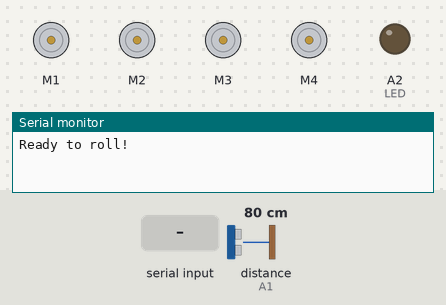
Bench run of a sketch on a simulated Arduino Uno, built with avr-gcc and run on an emulated ATmega328P. Parts: 4 × DC motor (green arrow = forward, orange = backward, longer = faster), output pins drawn as LEDs (lit = HIGH), the last lines printed to the serial monitor. Wiring (inferred from the names in the program): ultrasonic range finder: trigger A0; echo A1. The test bench sets the inputs (shaded band); at power-on: distance to the obstacle (sensor on A1) 80 cm. The echo pulse lasts 58.3 µs per cm; pins used as bus, display or sensor lines are not drawn.

Above: at 1.2 s.
1.3 s: distance to the obstacle (sensor on A1) set to 22 cm
2.8 s: distance to the obstacle (sensor on A1) set to 19 cm
At 4.2 s:
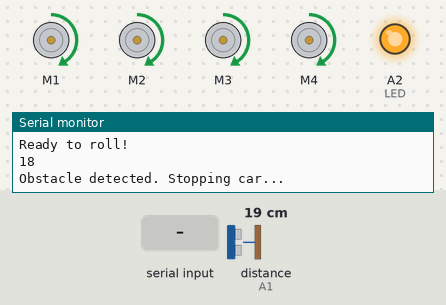
4.5 s: distance to the obstacle (sensor on A1) set to 35 cm
At 5.7 s:
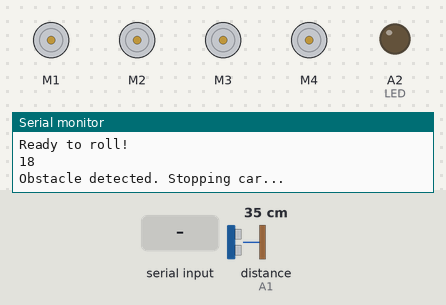
6.0 s: "A" received over Serial
At 7.2 s:
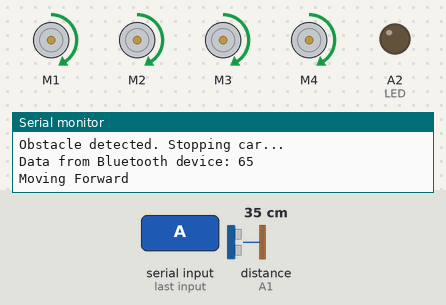
7.5 s: "B" received over Serial
At 8.0 s:
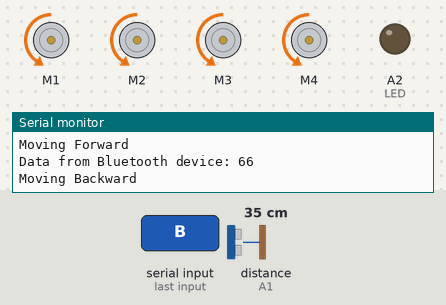
9.0 s: "C" received over Serial
At 9.2 s:
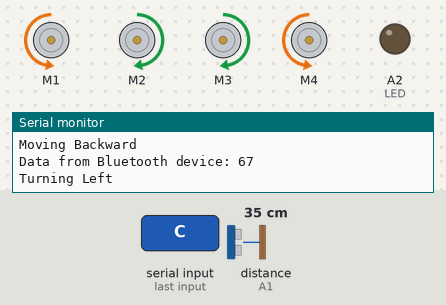
Timing chart, 0 to 11.8 s (numbered marks = the images above; inputs shaded):
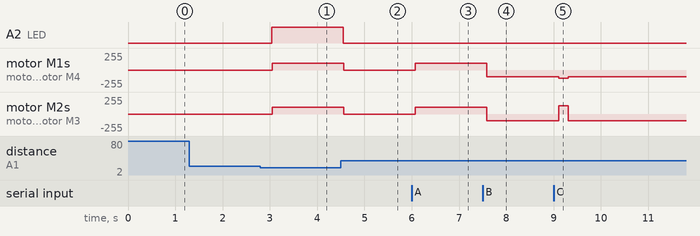

Measured:
- the behaviour switches between 21 and 20 cm on distance to the obstacle (sensor on A1) (found by bisection; images 0 and 1)
- after the input at 1.3 s, every drawn part: stays the same
- after the input at 2.8 s, A2 (LED): LOW → HIGH after 0.24 s; motor M1–4: stopped → forward 102/255 after 0.25 s
- after the input at 4.5 s, A2 (LED): HIGH → LOW after 0.06 s; motor M1–4: forward 102/255 → stopped after 0.06 s
- after the input at 6.0 s, motor M1–4: stopped → forward 102/255 after 0.07 s
- after the input at 7.5 s, motor M1–4: forward 102/255 → backward 102/255 after 0.09 s
- after the input at 9.0 s, motor M1, motor M4: backward 102/255 → backward 127/255 after 0.11 s, → backward 102/255 0.20 s later; motor M2, motor M3: backward 102/255 → forward 127/255 after 0.11 s, → backward 102/255 0.20 s later

The sketch:

car.ino
```cpp
#include <AFMotor.h>

#define DISTANCE_SENSOR_ECHO A1
#define DISTANCE_SENSOR_TRIG A0
#define LED A2
#define MAX_DISTANCE 20
#define CAR_POWER 40   // Set this to any value between 0 - 100
#define BOOST_POWER 10 // Extra power while turning to increase turning angle

AF_DCMotor frontRight(1); // M1
AF_DCMotor frontLeft(2);  // M2
AF_DCMotor rearLeft(3);   // M3
AF_DCMotor rearRight(4);  // M4

int data = 0;
boolean movingForwards = false;
boolean carStopped = false;

void setup()
{
    // put your setup code here, to run once:
    Serial.begin(9600);

    int carSpeed = convertPowerToSpeed(CAR_POWER);
    setCarSpeed(carSpeed);
    stopMoving();

    pinMode(LED, OUTPUT);
    digitalWrite(LED, LOW);
    pinMode(DISTANCE_SENSOR_ECHO, INPUT);
    pinMode(DISTANCE_SENSOR_TRIG, OUTPUT);

    Serial.println("Ready to roll!");
}

void loop()
{
    int distance = measureDistance();
    if (distance >= MAX_DISTANCE)
    {
        digitalWrite(LED, LOW);
        if (Serial.available())
        {
            data = Serial.read();
            Serial.print("Data from Bluetooth device: ");
            Serial.print(data);
            Serial.println();
            switch (data)
            {
            case 'A':
                Serial.println("Moving Forward ");
                moveForward();
                break;
            case 'B':
                Serial.println("Moving Backward");
                moveBackward();
                break;
            case 'C':
                Serial.println("Turning Left");
                turnLeft();
                break;
            case 'D':
                Serial.println("Turning Right");
                turnRight();
                break;
            case 'E':
                Serial.println("Stopping Car");
                stopMoving();
                break;
            default:
                Serial.println("Invalid Input");
            }
        }
    }
    else
    {
        Serial.println(distance);
        Serial.println("Obstacle detected. Stopping car...");
        digitalWrite(LED, HIGH);
        stopMoving();
        while (measureDistance() < MAX_DISTANCE)
        {
            moveForward();
            delay(300);
        }
        digitalWrite(LED, LOW);
        stopMoving();
    }
    delay(250);
}

int convertPowerToSpeed(int power)
{
    return map(power, 0, 100, 0, 255);
}

void setCarSpeed(int speed)
{
    frontRight.setSpeed(speed);
    frontLeft.setSpeed(speed);
    rearLeft.setSpeed(speed);
    rearRight.setSpeed(speed);
}

void stopMoving()
{
    carStopped = true;
    frontRight.run(RELEASE);
    frontLeft.run(RELEASE);
    rearRight.run(RELEASE);
    rearLeft.run(RELEASE);
}

void moveForward()
{
    carStopped = false;
    movingForwards = true;
    frontRight.run(FORWARD);
    frontLeft.run(FORWARD);
    rearRight.run(FORWARD);
    rearLeft.run(FORWARD);
}

void moveBackward()
{
    carStopped = false;
    movingForwards = false;
    frontRight.run(BACKWARD);
    frontLeft.run(BACKWARD);
    rearRight.run(BACKWARD);
    rearLeft.run(BACKWARD);
}

void turnRight()
{
    int boostedCarSpeed = convertPowerToSpeed(CAR_POWER + BOOST_POWER);
    setCarSpeed(boostedCarSpeed);
    if (movingForwards)
    {
        frontLeft.run(FORWARD);
        rearLeft.run(FORWARD);
        frontRight.run(BACKWARD);
        rearRight.run(BACKWARD);
    }
    else
    {
        frontLeft.run(BACKWARD);
        rearLeft.run(BACKWARD);
        frontRight.run(FORWARD);
        rearRight.run(FORWARD);
    }

    delay(200);

    int carSpeed = convertPowerToSpeed(CAR_POWER);
    setCarSpeed(carSpeed);
    if (!carStopped)
    {
        if (movingForwards)
        {
            moveForward();
        }
        else
        {
            moveBackward();
        }
    }
    else
    {
        stopMoving();
    }
}

void turnLeft()
{
    int boostedCarSpeed = convertPowerToSpeed(CAR_POWER + BOOST_POWER);
    setCarSpeed(boostedCarSpeed);

    if (movingForwards)
    {
        frontRight.run(FORWARD);
        rearRight.run(FORWARD);
        frontLeft.run(BACKWARD);
        rearLeft.run(BACKWARD);
    }
    else
    {
        frontRight.run(BACKWARD);
        rearRight.run(BACKWARD);
        frontLeft.run(FORWARD);
        rearLeft.run(FORWARD);
    }

    delay(200);

    int carSpeed = convertPowerToSpeed(CAR_POWER);
    setCarSpeed(carSpeed);

    if (!carStopped)
    {
        if (movingForwards)
        {
            moveForward();
        }
        else
        {
            moveBackward();
        }
    }
    else
    {
        stopMoving();
    }
}

int measureDistance()
{
    digitalWrite(DISTANCE_SENSOR_TRIG, LOW);
    delayMicroseconds(2);
    digitalWrite(DISTANCE_SENSOR_TRIG, HIGH);
    delayMicroseconds(10);
    digitalWrite(DISTANCE_SENSOR_TRIG, LOW);

    float duration = pulseIn(DISTANCE_SENSOR_ECHO, HIGH);
    float distance = (duration * .0343) / 2;
    return floor(distance);
}
```
